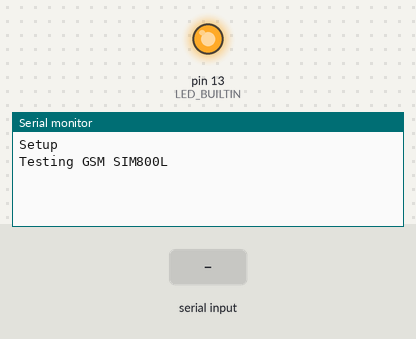
Simulated run of this sketch. Board: Arduino Uno, built with avr-gcc and run on an emulated ATmega328P. Shown: output pins drawn as LEDs (lit = HIGH), the last lines printed to the serial monitor. The test bench sets the inputs (shaded band).

Above: at 1.2 s.
1.3 s: "1" received over Serial
At 2.9 s:
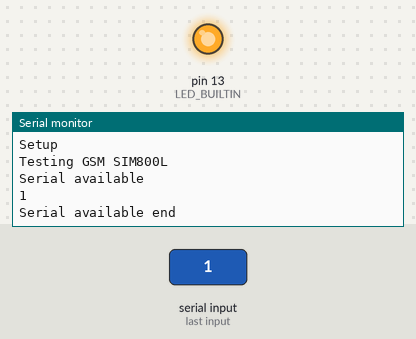
3.8 s: "1" received over the second serial link
At 5.6 s:
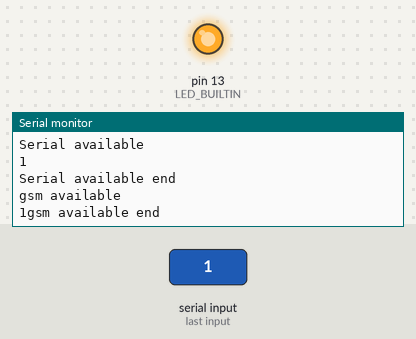

The sketch:

sim800ltest_dushan.ino
```cpp
#include <SoftwareSerial.h>


String Arsp, Grsp;
SoftwareSerial gsm(4,3); //  RX, TX

void setup() {

  Serial.begin(9600);
  Serial.println("Setup");
  Serial.println("Testing GSM SIM800L");

  pinMode(13, OUTPUT);
  digitalWrite(LED_BUILTIN, HIGH);

  gsm.begin(9600);
}

void loop() {
  // turn on the led


  if(gsm.available())
  {
    //delay(10);
    Serial.println("gsm available");
    delay(10);
    Grsp = gsm.readString();
   //delay(10);
    Serial.print(Grsp);

    //delay(10);
    Serial.println("gsm available end");
  }

  if(Serial.available())
  {

    Arsp = Serial.readString();

    Serial.println("Serial available");
    //delay(10);
    Serial.println(Arsp);
    //delay(10);
    gsm.println(Arsp);
    //delay(10);
    Serial.println("Serial available end");
  }

  // turn off the led
  //digitalWrite(LED_BUILTIN, LOW);


}
```

Measured:
- after the input at 1.3 s, the serial monitor: prints a new line after 1.0 s (image 1)
- after the input at 3.8 s, the serial monitor: prints a new line at once (image 2)
